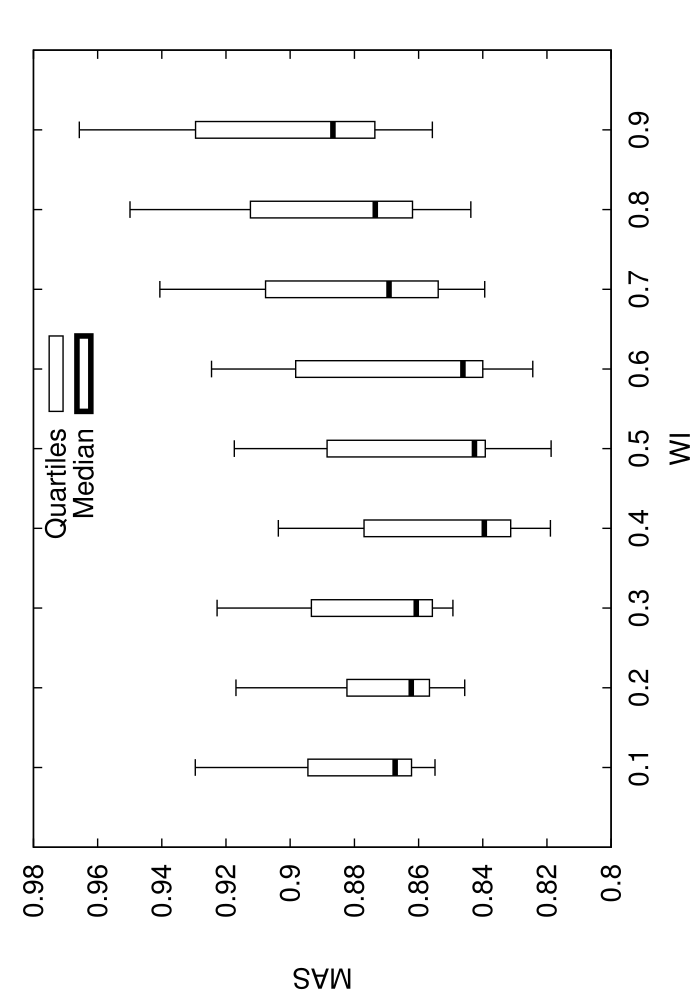

Generate this figure with gnuplot:
set terminal postscript enhanced 20
set xrange[0:1]
set xlabel 'WI'
set ylabel 'MAS'
set key ins vert center top spacing 1.0
set output 'stat_COMP_W05.dat.eps'
set bars 4.0
set style fill empty
plot 'stat_COMP_W05.dat.elab' using 1:3:2:6:5:xticlabel(1) with candlesticks lt -1 lw 1 title 'Quartiles' whiskerbars,'' using 1:4:4:4:4:xticlabels(1) with candlesticks lt -1 lw 4 title 'Median'
